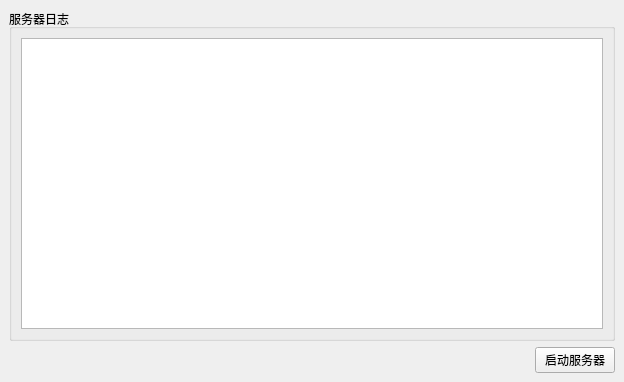
<?xml version="1.0" encoding="UTF-8"?>
<ui version="4.0">
 <class>MainWindow</class>
 <widget class="QMainWindow" name="MainWindow">
  <property name="geometry">
   <rect>
    <x>0</x>
    <y>0</y>
    <width>624</width>
    <height>382</height>
   </rect>
  </property>
  <property name="windowTitle">
   <string>服务器</string>
  </property>
  <widget class="QWidget" name="centralwidget">
   <layout class="QVBoxLayout" name="verticalLayout_2">
    <item>
     <widget class="QGroupBox" name="groupBox">
      <property name="title">
       <string>服务器日志</string>
      </property>
      <layout class="QVBoxLayout" name="verticalLayout">
       <item>
        <widget class="QPlainTextEdit" name="logEditor"/>
       </item>
      </layout>
     </widget>
    </item>
    <item>
     <layout class="QHBoxLayout" name="horizontalLayout">
      <item>
       <spacer name="horizontalSpacer">
        <property name="orientation">
         <enum>Qt::Orientation::Horizontal</enum>
        </property>
        <property name="sizeHint" stdset="0">
         <size>
          <width>40</width>
          <height>20</height>
         </size>
        </property>
       </spacer>
      </item>
      <item>
       <widget class="QPushButton" name="startStopButton">
        <property name="text">
         <string>启动服务器</string>
        </property>
       </widget>
      </item>
     </layout>
    </item>
   </layout>
  </widget>
 </widget>
 <resources/>
 <connections/>
</ui>
